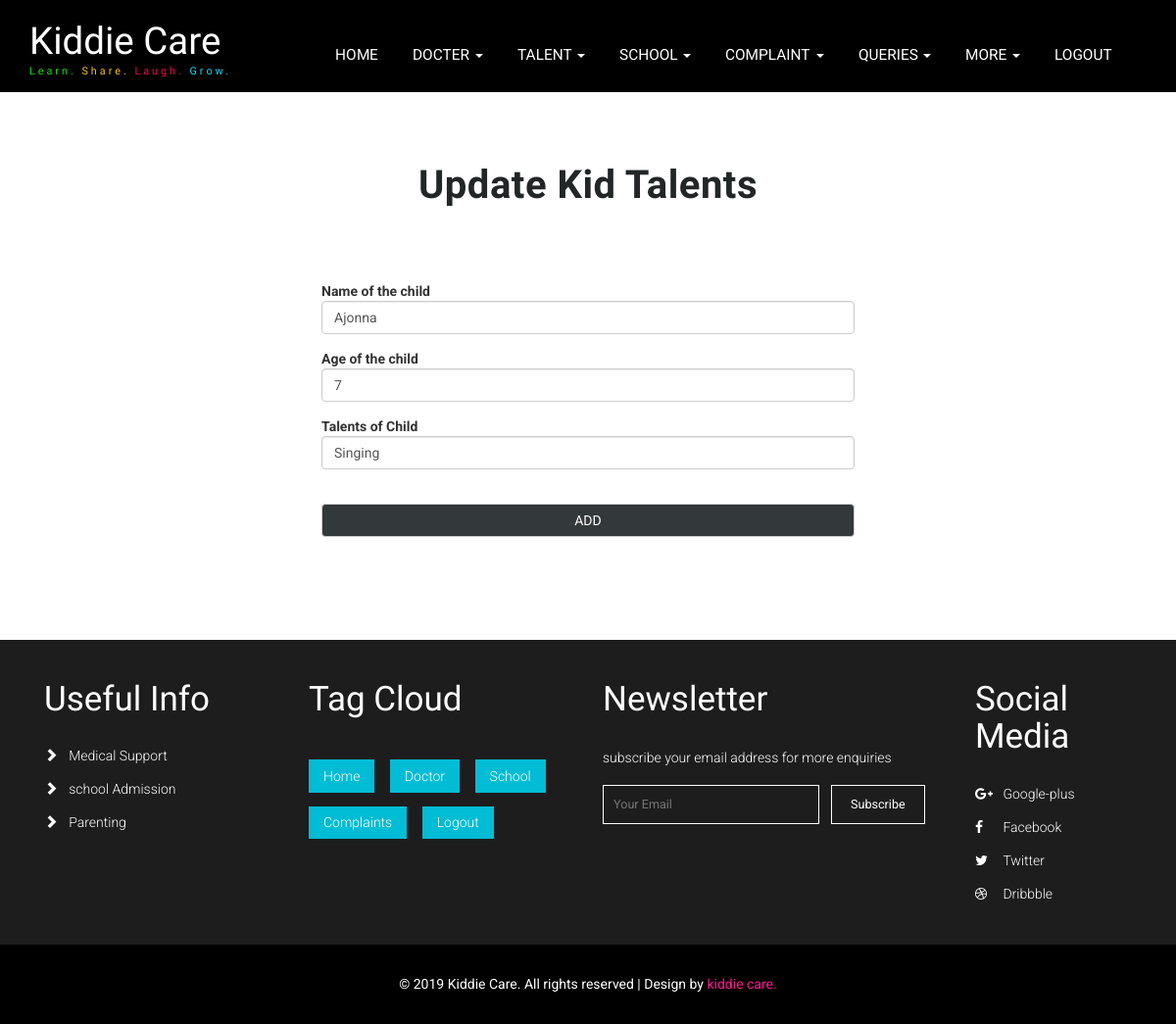
The page /addtalentupdate/1 (signed in) on the database its author committed.
### kiddiecloud/models.py (models this page shows)
class AddTalent(db.Model):
    id = db.Column(db.Integer, primary_key=True)
    user = db.Column(db.String(200))
    name = db.Column(db.String(200), nullable=False)
    age = db.Column(db.String(200), nullable=False)
    talent = db.Column(db.String(200), nullable=False)

### kiddiecloud/routes.py (the view)
@app.route('/addtalentupdate/<int:id>', methods=['GET', 'POST'])
@login_required
def addtalentupdate(id):
    task = AddTalent.query.get_or_404(id)
    if request.method == 'POST':
        task.name = request.form['name']
        task.age = request.form['age']
        task.talent = request.form['talent']
        try:
            db.session.commit()
            return redirect('/addtalentview')
        except:
            return 'There was an issue updating your task'
    else:
        return render_template('addtalentupdate.html', task=task)

### kiddiecloud/models.py (called while the page is built)
@login_manager.user_loader
def load_user(id):
    return User.query.get(int(id))

### kiddiecloud/templates/addtalentupdate.html
{%extends "user_layout.html"%}
{%block content%}
<div class="inner_content_info_agileits">
    <div class="container">
        <h3 class="heading-agileinfo">Update Kid Talents</h3>
        <div class="modal-body align-w3">
            <form action="" method="POST">
                <div class="form-group">
                    <label class="mb-2">Name of the child</label>
                    <input type="text" class="form-control" id="name" name="name" value="{{task.name}}" aria-describedby="emailHelp" placeholder="" required="">
                </div>
                <div class="form-group">
                    <label class="mb-2">Age of the child</label>
                    <input type="text" class="form-control" id="age" name="age" value="{{task.age}}" aria-describedby="emailHelp" placeholder="" required="">
                </div>
                <div class="form-group">
                    <label class="mb-2">Talents of Child</label>
                    <input type="text" class="form-control" id="talent" name="talent" value="{{task.talent}}" aria-describedby="emailHelp" placeholder="" required="">
                </div>
                <br>
                <div class="right-w3l">
                    <input type="submit" class="form-control bg-theme" value="ADD">
                </div>
            </form>
        </div>
    </div>
</div>
{%endblock%}

### kiddiecloud/static/css/style.css (style rules this page uses)
body { margin:0; font-family: 'Roboto', sans-serif; background: #fff; }
h1,h2,h3,h4,h5,h6 { margin:0; font-family: 'Yanone Kaffeesatz', sans-serif; }
ul,label { margin:0; padding:0; }
.modal-body { padding: 0 2em 2.5em; }
.inner_content_info_agileits { padding: 5em 0; }
.modal-body { max-width: 600px; margin: 0 auto; }
.heading-agileinfo { font-weight: 600; letter-spacing: .5px; font-size: 40px; margin-bottom: 1.9em; text-align: center; color: rgb(35, 38, 39); text-transform: capitalize; position: relative; margin-top: 0; }
.bg-theme { background: rgb(51, 56, 58); color: #fff; }

### rows shown on the page
AddTalent: name "Ajonna", age "7", talent "Singing"
